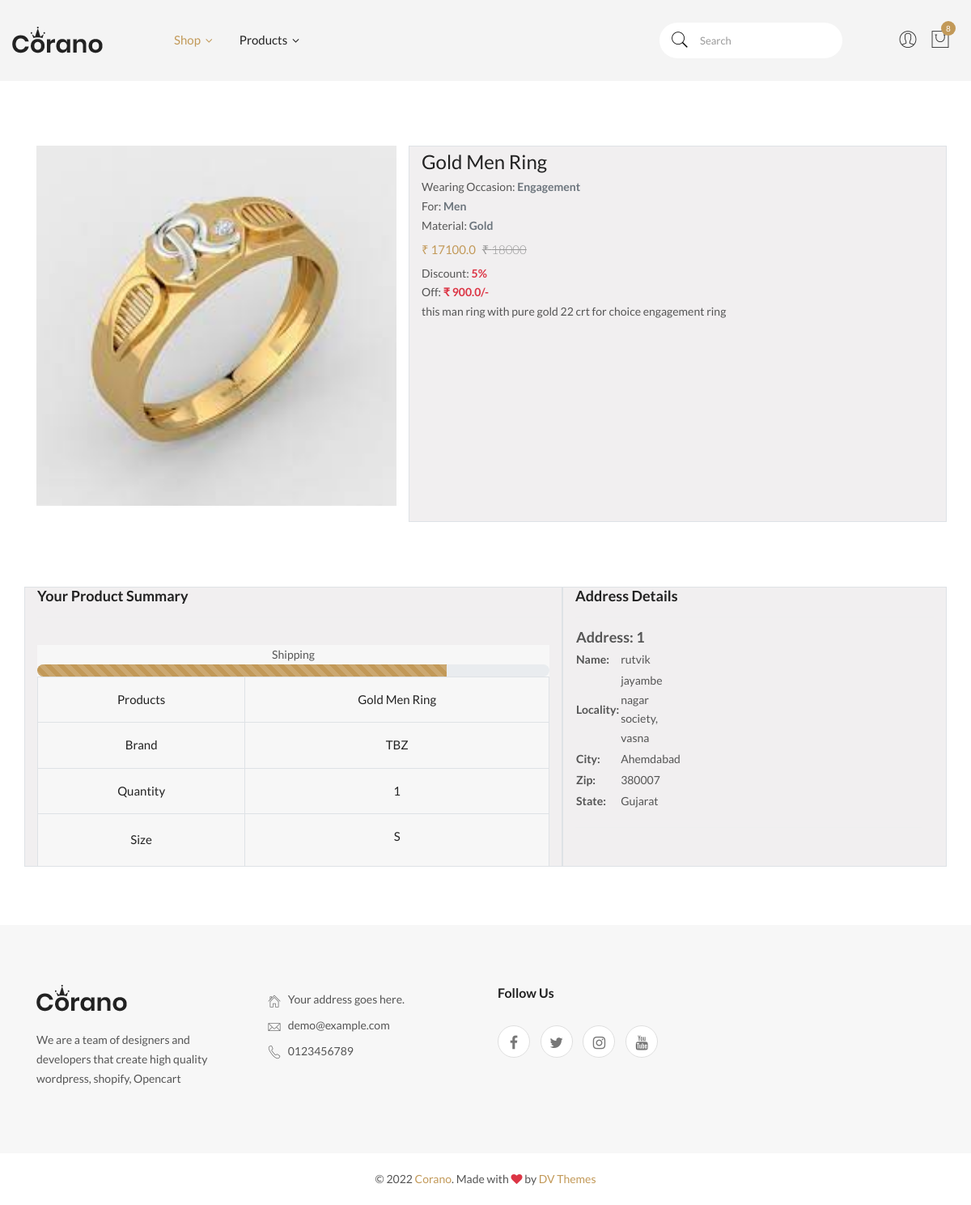
Screenshot of /orderdetails/62/ (signed in) with the database file from the repository.
### myapp/models.py (models this page shows, shortened)
class Order(models.Model):
    user = models.ForeignKey(User,on_delete=models.CASCADE)
    customer = models.ForeignKey(CustomerModel,on_delete=models.CASCADE)
    product = models.ForeignKey(ProductModel,on_delete=models.CASCADE)
    quantity = models.PositiveIntegerField()
    psize = models.CharField(max_length=20,default='S')
    order_date = models.DateTimeField(auto_now_add=True)
    status = models.CharField(choices=step,max_length=200,default='Pending')

class ProductModel(models.Model):
    name= models.CharField(max_length=300)
    main_cate = models.CharField(choices=m_cate,max_length=200)
    sub_cate = models.CharField(choices=s_cate,max_length=200)
    og_price = models.IntegerField()
    discount = models.IntegerField()
    discounted_price = models.IntegerField(null=True)
    sell_price = models.IntegerField(null=True)
    p_type = models.CharField(default = 'Single Material',choices=ptype,max_length=200)
    p_material = models.CharField(choices=p_mate,max_length=200)
    p_brand = models.CharField(choices=p_brand,max_length=200)
    p_occasion = models.CharField(choices=occa,max_length=200)
    p_status = models.CharField(default='Available',choices=pstatus,max_length=100)
    p_mode = models.CharField(choices=pmode,default='Running',max_length=100)
    p_des = models.TextField()
    photo = models.ImageField(upload_to='product/')
    created_at = models.DateField(auto_now_add=True)
    @property
    def discounted_price(self):
        return ((self.og_price)*(self.discount))/100
    @property
    def sell_price(self):
        return (self.og_price)-(self.discounted_price)

class CustomerModel(models.Model):
    user = models.ForeignKey(User,on_delete=models.CASCADE)
    name = models.CharField(max_length=200)
    mobile = models.IntegerField()
    email = models.EmailField()
    locality = models.CharField(max_length=200)
    city = models.CharField(max_length=200)
    zipcode = models.IntegerField()
    state = models.CharField(max_length=200)
    objects = models.Manager()

### myapp/views.py (the view)
# urls.py: path('orderdetails/<int:id>/',orderdetails,name='orderdetails'),
def orderdetails(request,id):
    if request.user.is_authenticated:
        one_product = Order.objects.get(id=id)
        rendom = Order.objects.order_by('?')[:6]
        customer_data = CustomerModel.objects.filter(user=request.user)
        order_data = Order.objects.filter(user=request.user)[::-1]
        proamount = 0
        cart_count = 0
        shipping_amt = 70
        final_amt = 0
        for i in order_data:
            prod_amt = ((i.product.sell_price)*(i.quantity))
            cart_count += i.quantity
            proamount += prod_amt
            final_amt = proamount+shipping_amt
        context = {"order_data":order_data,'one_product':one_product,'cart_count':cart_count,'proamount':proamount,'final_amt':final_amt,'rendom':rendom,'customer_data':customer_data}
        return render(request,'orderdetails.html',context)
    else:
        messages.info(request, '☹︎ Please Login First')
    return redirect('/signin')

### myapp/templates/orderdetails.html (shortened to what this page needs)
{% extends 'base.html' %}
{% load static %}
{% block body %}
<div class="shop-main-wrapper section-padding pb-0">
    <div class="container"  >
        <div class="row">
            <div class="col-lg-12 order-1 order-lg-2">
                <div class="product-details-inner">
                    <div class="row">
                        <div class="col-lg-5">
                            <div class="product-large-slider">
                                <div class="pro-large-img img-zoom">
                                    <img src="{{one_product.product.photo.url}}" alt="product-details" />
                                </div>
                            </div>
                        </div>
                        <div class="col-lg-7 border border dark" style="background-color: #f1eff0;">
                            <div class="product-details-des">
                                <h3 class="product-name">{{one_product.product.name}}</h3>
                                <div>
                                    <span>Wearing Occasion: <strong
                                            class="text-muted">{{one_product.product.p_occasion}}</strong></span>
                                </div>
                                <div>
                                    <span>For: <strong
                                            class="text-muted">{{one_product.product.main_cate}}</strong></span>
                                </div>
                                <div>
                                    <span>Material: <strong
                                            class="text-muted">{{one_product.product.p_material}}</strong></span>
                                </div>
                                <div class="price-box">
                                    <span class="price-regular">₹ {{one_product.product.sell_price}}</span>
                                    <span class="price-old"><del>₹ {{one_product.product.og_price}}</del></span>
                                </div>
                                <div>
                                    <span>Discount: <strong
                                            class="text-danger">{{one_product.product.discount}}%</strong></span>
                                </div>
                                <div>
                                    <span>Off: <strong class="text-danger">₹
                                            {{one_product.product.discounted_price}}/-</strong></span>
                                </div>
                                <p class="pro-desc">{{one_product.product.p_des}}</p>
                            </div>
                        </div>
                    </div>
                </div>
            </div>
        </div>
    </div>
</div>
<main>
    <div class="checkout-page-wrapper section-padding">
        <div class="container" style="background-color: #f1eff0;">
            <div class="row">
                <div class="col-lg-7 border border dark">
                    <div class="order-summary-details">
                        <h5 class="checkout-title">Your Product Summary</h5>
                        <div class="order-summary-content">
                            <div class="order-summary-table table-responsive text-center">
                                <table class="table table-bordered">
                                    <thead>
                                        <tr>
                                            <td><strong>Products</strong></td>
                                            <td><strong>{{one_product.product.name}}</strong></td>
                                        </tr>
                                    </thead>
                                    <tfoot>
                                        <tr>
                                            <td> Brand</td>
                                            <td><strong>{{one_product.product.p_brand}}</strong></td>
                                        </tr>
                                        <tr>
                                            <td>Quantity</td>
                                            <td><strong> {{one_product.quantity}}</strong></td>
                                        </tr>
                                        <tr>
                                            <td>Size</td>
                                            <td>
                                                <label>{{one_product.psize}}</label>
                                            </td>
                                        </tr>
                                    </tfoot>
                                    <tr>
                                        {% if one_product.status == 'Pending' %}
                                        <div class="progress">
                                            <div data-toggle="tooltip" data-placement="top" title="{{one_product.status}}" class="progress-bar progress-bar-striped progress-bar-animated"
                                                role="progressbar" aria-valuenow="75" aria-valuemin="0"
                                                aria-valuemax="100" style="width: 20%"></div>
                                        </div>
                                        {% elif one_product.status == 'Accepted' %}
                                        <div class="progress">
                                            <div data-toggle="tooltip" data-placement="top" title="{{one_product.status}}" class="progress-bar progress-bar-striped progress-bar-animated"
                                                role="progressbar" aria-valuenow="75" aria-valuemin="0"
                                                aria-valuemax="100" style="width: 40%"></div>
                                        </div>
                                        {% elif one_product.status == 'Packing' %}
                                        <div class="progress">
                                            <div data-toggle="tooltip" data-placement="top" title="{{one_product.status}}" class="progress-bar progress-bar-striped progress-bar-animated"
                                                role="progressbar" aria-valuenow="75" aria-valuemin="0"
                                                aria-valuemax="100" style="width: 60%"></div>
                                        </div>
                                        {% elif one_product.status == 'Shipping' %}
                                        <div class="progress">
                                            <div data-toggle="tooltip" data-placement="top" title="{{one_product.status}}" class="progress-bar progress-bar-striped progress-bar-animated"
                                                role="progressbar" aria-valuenow="75" aria-valuemin="0"
                                                aria-valuemax="100" style="width: 80%"></div>
                                        </div>
                                        {% elif one_product.status == 'Deliverd' %}
                                        <div class="progress">
                                            <div data-toggle="tooltip" data-placement="top" title="{{one_product.status}}" class="progress-bar progress-bar-striped progress-bar-animated"
                                                role="progressbar" aria-valuenow="75" aria-valuemin="0"
                                                aria-valuemax="100" style="width: 100%"></div>
                                        </div>
                                        {% endif %}
                                    </tr>
                                </table>
                            </div>
                        </div>
                    </div>
                </div>
                <div class="col-lg-5 border border dark"  >
                    <div class="checkout-billing-details-wrap">
                        <h5 class="checkout-title">Address Details</h5>
                        <div class="billing-form-wrap">
                            <div class="minicart-content-box">
                                <div class="minicart-item-wrapper">
                                    <form action="{% url 'placeorder' %}" method="POST">
                                        <ul>
                                            {% for add in customer_data %}
                                            <li class="minicart-item">
                                                <div class="minicart-thumb">
                                                    <table>
                                                        <tbody>
                                                            <tr>
                                                                <th class="h5" colspan="2">
                                                                    <div class="single-payment-method show">
                                                                        <div class="payment-method-name">
                                                                            <div class="">
                                                                                <label class="custom-control-label"
                                                                                    for="{{add.id}}">Address:
                                                                                    {{forloop.counter}}</label>
                                                                            </div>
                                                                        </div>
                                                                    </div>
                                                                </th>
                                                            </tr>
                                                            <tr>
                                                                <th>Name:</th>
                                                                <td>{{add.name}}</td>
                                                            </tr>
                                                            <tr>
                                                                <th>Locality:</th>
                                                                <td>{{add.locality}}</td>
                                                            </tr>
                                                            <tr>
                                                                <th>City:</th>
                                                                <td>{{add.city}}</td>
                                                            </tr>
                                                            <tr>
                                                                <th>Zip:</th>
                                                                <td>{{add.zipcode}}</td>
                                                            </tr>
                                                            <tr>
                                                                <th>State:</th>
                                                                <td>{{add.state}}</td>
                                                            </tr>
                                                        </tbody>
                                                    </table>
                                                </div>
                                            </li>
                                            {% endfor %}
                                        </ul>
                                    </form>
                                </div>
                            </div>
                        </div>
                    </div>
                </div>
            </div>
        </div>
    </div>
</main>
{% endblock body %}

### rows the page displays
Order: product.photo (picture), product.name "Gold Men Ring", product.p_occasion "Engagement", product.main_cate "Men", product.p_material "Gold", product.sell_price "17100.0", product.og_price "18000", product.discount "5", product.discounted_price "900.0", product.p_des "this man ring with pure gold 22 crt for choice engagement ring", product.p_brand "TBZ", quantity "1", psize "S"
CustomerModel: name "rutvik", locality "jayambe nagar society, vasna", city "Ahemdabad", zipcode "380007", state "Gujarat"

### other values shown
{{ cart_count }} "8"
